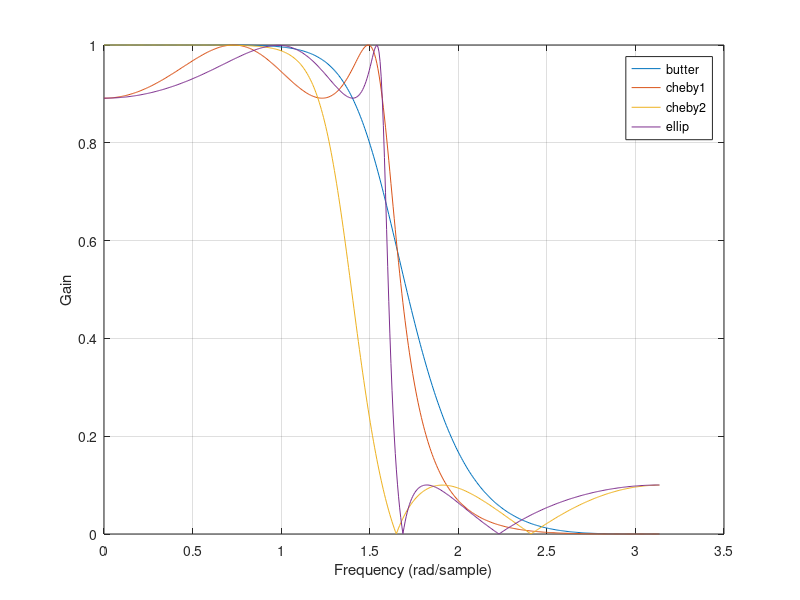
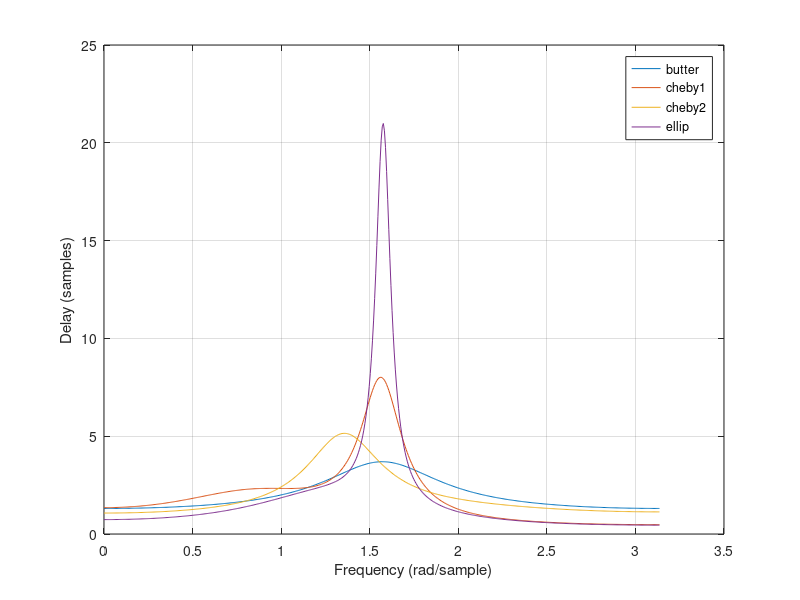

Recreate these plots in MATLAB, in order.
pkg load signal;

[Bb, Ab] = butter(4, 0.5) % order 4, cutoff at 0.5 * pi
Hb = freqz(Bb, Ab);
Db = grpdelay(Bb, Ab);

[Bc1, Ac1] = cheby1(4, 1, 0.5) % 1 dB passband ripple
Hc1 = freqz(Bc1, Ac1);
Dc1 = grpdelay(Bc1, Ac1);

[Bc2, Ac2] = cheby2(4, 20, 0.5) % 20 dB stopband attenuation
Hc2 = freqz(Bc2, Ac2);
Dc2 = grpdelay(Bc2, Ac2);

[Be, Ae] = ellip(4, 1, 20, 0.5)  % like cheby1 + cheby2
He = freqz(Be, Ae);
[De, w ] = grpdelay(Be, Ae);

figure(1);
plot(w, abs([Hb, Hc1, Hc2, He]));
grid('on');
xlabel('Frequency (rad/sample)');
ylabel('Gain');
legend('butter','cheby1','cheby2','ellip');
pause;

figure(2);
plot(w, [Db, Dc1, Dc2, De]);
grid('on');
xlabel('Frequency (rad/sample)'); ylabel('Delay (samples)');
legend('butter','cheby1','cheby2','ellip');
pause;
